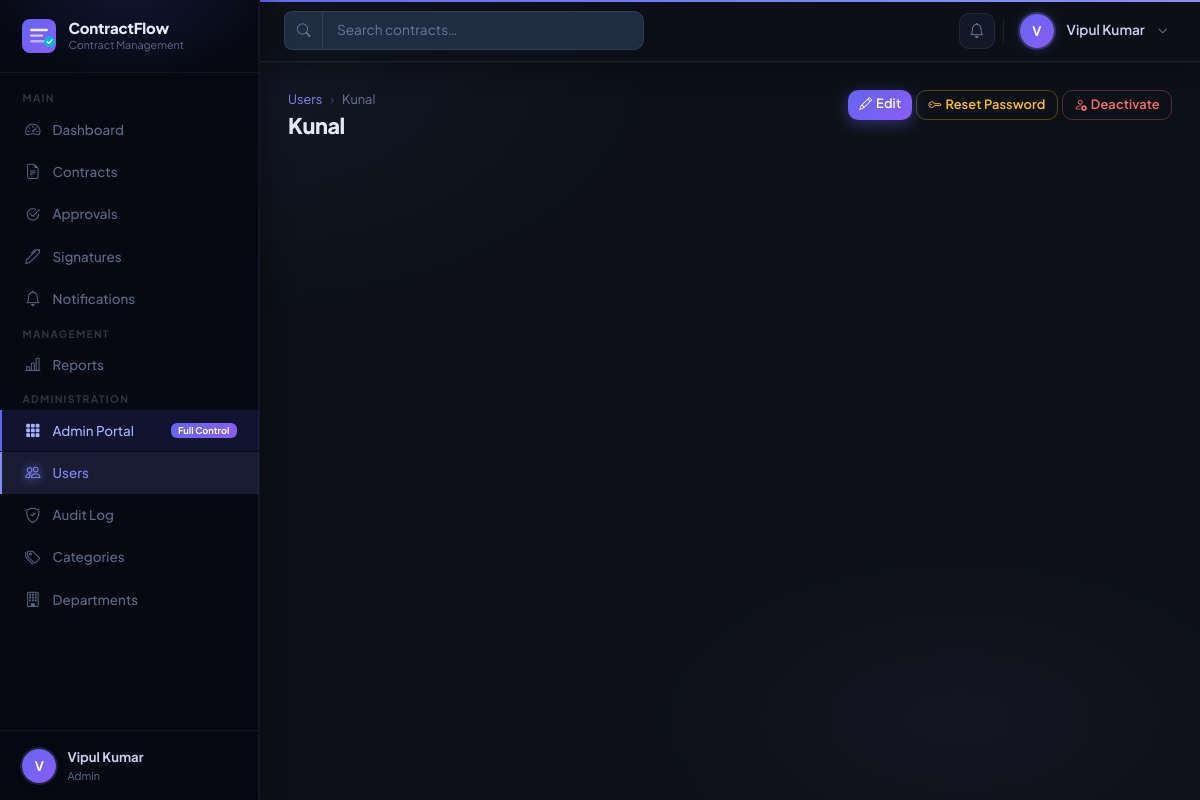
The app's page /users/5/ (signed in) with its own data.
### accounts/models.py (models this page shows, shortened)
class User(AbstractUser):
    class Role(models.TextChoices):
        ADMIN = "ADMIN", "Admin"
        MANAGER = "MANAGER", "Manager"
        EMPLOYEE = "EMPLOYEE", "Employee"
    class Status(models.TextChoices):
        ACTIVE = "ACTIVE", "Active"
        INACTIVE = "INACTIVE", "Inactive"
        SUSPENDED = "SUSPENDED", "Suspended"
    role = models.CharField(
        max_length=20,
        choices=Role.choices,
        default=Role.EMPLOYEE,
    )
    status = models.CharField(
        max_length=20,
        choices=Status.choices,
        default=Status.ACTIVE,
    )
    phone = models.CharField(max_length=20, blank=True)
    department = models.ForeignKey(
        Department,
        on_delete=models.SET_NULL,
        null=True,
        blank=True,
        related_name="users",
    )
    @property
    def is_admin(self):
        return self.role == self.Role.ADMIN
    @property
    def is_manager(self):
        return self.role == self.Role.MANAGER
    @property
    def full_name(self):
        return f"{self.first_name} {self.last_name}".strip() or self.username

### accounts/views.py (the view)
# urls.py: path("users/<int:pk>/",                 views.user_detail,         name="user_detail"),
@login_required
@admin_required
def user_detail(request, pk):
    user = get_object_or_404(User, pk=pk)
    return render(request, "accounts/user_detail.html", {"target_user": user})

### notifications/context_processors.py (called while the page is built)
def unread_notifications(request):
    if request.user.is_authenticated:
        count = Notification.objects.filter(
            recipient=request.user,
            status=Notification.Status.UNREAD,
        ).count()
        return {"unread_notification_count": count}
    return {"unread_notification_count": 0}

### templates/accounts/user_detail.html (shortened to what this page needs)
{% extends "base.html" %}
{% block nav_users %}active{% endblock %}
{% block content %}
<div class="page-header">
  <div style="min-width:0;flex:1;">
    <nav aria-label="breadcrumb"><ol class="breadcrumb mb-1">
      <li class="breadcrumb-item"><a href="{% url 'accounts:user_list' %}">Users</a></li>
      <li class="breadcrumb-item active">{{ target_user.username }}</li>
    </ol></nav>
    <h1 class="page-title">{{ target_user.full_name }}</h1>
  </div>
  <div class="d-flex gap-1 flex-wrap mt-2 mt-md-0">
    <a href="{% url 'accounts:user_edit' target_user.pk %}" class="btn btn-primary btn-sm">
      <i class="bi bi-pencil"></i><span class="d-none d-sm-inline ms-1">Edit</span>
    </a>
    <a href="{% url 'accounts:user_reset_password' target_user.pk %}" class="btn btn-outline-warning btn-sm">
      <i class="bi bi-key"></i><span class="d-none d-sm-inline ms-1">Reset Password</span>
    </a>
    <form method="POST" action="{% url 'accounts:user_toggle_status' target_user.pk %}" class="d-inline">
      <button type="submit"
              class="btn btn-sm {% if target_user.status == 'ACTIVE' %}btn-outline-danger{% else %}btn-outline-success{% endif %}"
              data-confirm="{% if target_user.status == 'ACTIVE' %}Deactivate this user?{% else %}Activate this user?{% endif %}">
        {% if target_user.status == 'ACTIVE' %}
          <i class="bi bi-person-x"></i><span class="d-none d-sm-inline ms-1">Deactivate</span>
        {% else %}
          <i class="bi bi-person-check"></i><span class="d-none d-sm-inline ms-1">Activate</span>
        {% endif %}
      </button>
    </form>
  </div>
</div>
<div class="row g-3">
  <div class="col-12 col-md-4">
  </div>
  <div class="col-12 col-md-8">
  </div>
</div>
{% endblock %}

### templates/base.html (shortened to what this page needs)
{% load static %}
<!DOCTYPE html>
<html lang="en">
<head>
  <link href="https://cdn.jsdelivr.net/npm/bootstrap@5.3.3/dist/css/bootstrap.min.css" rel="stylesheet">
  <link href="https://cdn.jsdelivr.net/npm/bootstrap-icons@1.11.3/font/bootstrap-icons.min.css" rel="stylesheet">
  <link href="{% static 'css/crm.css' %}" rel="stylesheet">
</head>
<body>
<div class="crm-wrapper">
  <aside class="sidebar" id="crm-sidebar">
    <a class="sidebar-brand" href="{% url 'dashboard:index' %}">
      <div>
        <div class="brand-text">ContractFlow</div>
        <div class="brand-sub">Contract Management</div>
      </div>
    </a>
    <nav class="sidebar-nav">
      <span class="nav-section-label">Main</span>
      <a class="sidebar-link {% block nav_dashboard %}{% endblock %}"
         href="{% url 'dashboard:index' %}">
        <span class="nav-icon"><i class="bi bi-speedometer2"></i></span>
        Dashboard
      </a>
      <a class="sidebar-link {% block nav_contracts %}{% endblock %}"
         href="{% url 'contracts:contract_list' %}">
        <span class="nav-icon"><i class="bi bi-file-earmark-text"></i></span>
        Contracts
      </a>
      <a class="sidebar-link {% block nav_approvals %}{% endblock %}"
         href="{% url 'approvals:approval_list' %}">
        <span class="nav-icon"><i class="bi bi-check2-circle"></i></span>
        Approvals
      </a>
      <a class="sidebar-link {% block nav_signatures %}{% endblock %}"
         href="{% url 'signatures:signature_list' %}">
        <span class="nav-icon"><i class="bi bi-pen"></i></span>
        Signatures
      </a>
      <a class="sidebar-link {% block nav_notifications %}{% endblock %}"
         href="{% url 'notifications:notification_list' %}">
        <span class="nav-icon"><i class="bi bi-bell"></i></span>
        Notifications
      </a>
      {% if request.user.is_manager or request.user.is_admin %}
      <span class="nav-section-label">Management</span>
      <a class="sidebar-link {% block nav_reports %}{% endblock %}"
         href="{% url 'reports:reports_index' %}">
        <span class="nav-icon"><i class="bi bi-bar-chart-line"></i></span>
        Reports
      </a>
      {% endif %}
      {% if request.user.is_admin %}
      <span class="nav-section-label">Administration</span>
      <a class="sidebar-link"
         href="{% url 'accounts:admin_portal' %}"
         style="background:rgba(99,102,241,.12);border-left-color:#6366f1;color:#a5b4fc;">
        <span class="nav-icon"><i class="bi bi-grid-3x3-gap-fill"></i></span>
        Admin Portal
        <span class="badge ms-auto" style="background:linear-gradient(135deg,#6366f1,#8b5cf6);color:#fff;font-size:.58rem;padding:.18rem .45rem;">Full Control</span>
      </a>
      <a class="sidebar-link {% block nav_users %}{% endblock %}"
         href="{% url 'accounts:user_list' %}">
        <span class="nav-icon"><i class="bi bi-people"></i></span>
        Users
      </a>
      <a class="sidebar-link {% block nav_audit %}{% endblock %}"
         href="{% url 'audit:audit_list' %}">
        <span class="nav-icon"><i class="bi bi-shield-check"></i></span>
        Audit Log
      </a>
      <a class="sidebar-link {% block nav_categories %}{% endblock %}"
         href="{% url 'contracts:category_list' %}">
        <span class="nav-icon"><i class="bi bi-tags"></i></span>
        Categories
      </a>
      <a class="sidebar-link {% block nav_departments %}{% endblock %}"
         href="{% url 'accounts:department_list' %}">
        <span class="nav-icon"><i class="bi bi-building"></i></span>
        Departments
      </a>
      {% endif %}
    </nav>
    <div class="sidebar-footer">
      <div class="sidebar-user">
        <div class="sidebar-avatar">{{ request.user.username|first|upper }}</div>
        <div class="sidebar-user-info">
          <div class="name">{{ request.user.full_name }}</div>
          <div class="role">{{ request.user.get_role_display }}</div>
        </div>
      </div>
    </div>
  </aside>
  <div class="main-area">
    <header class="topbar">
      <form class="topbar-search d-none d-md-flex"
            action="{% url 'contracts:contract_list' %}"
            method="get">
        <div class="input-group">
          <span class="input-group-text rounded-start-3 border-end-0">
            <i class="bi bi-search" style="font-size:.85rem;"></i>
          </span>
          <input type="text" name="search" class="form-control"
                 placeholder="Search contracts…"
                 value="{{ request.GET.search|default:'' }}">
        </div>
      </form>
      <div class="topbar-actions">
        <a href="{% url 'notifications:notification_list' %}" class="btn-icon" title="Notifications">
          <i class="bi bi-bell"></i>
        </a>
        <div class="dropdown">
          <div class="topbar-user" data-bs-toggle="dropdown" aria-expanded="false">
            <div class="topbar-avatar">{{ request.user.username|first|upper }}</div>
            <span class="d-none d-md-inline ms-1"
                  style="font-size:.855rem;font-weight:600;color:#c8ceee;">
              {{ request.user.full_name }}
            </span>
            <i class="bi bi-chevron-down ms-1 d-none d-md-inline"
               style="font-size:.65rem;color:#9ca3af;"></i>
          </div>
        </div>
      </div>
    </header>
    <main class="page-content" style="position:relative;z-index:1;">
      {% block content %}{% endblock %}
    </main>
  </div>
</div>
</body>
</html>

### records on screen
User: user.username|first "V", user.full_name "Vipul Kumar", user.role "Admin"
User: username "Kunal", full_name "Kunal"
